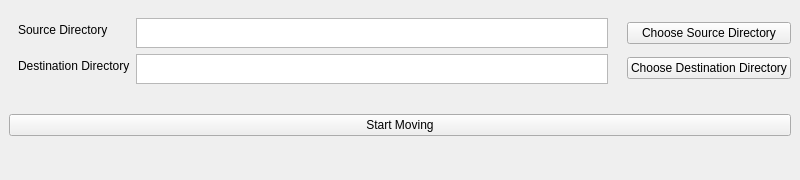
<?xml version="1.0" encoding="UTF-8"?>
<ui version="4.0">
 <class>MainWindow</class>
 <widget class="QMainWindow" name="MainWindow">
  <property name="geometry">
   <rect>
    <x>0</x>
    <y>0</y>
    <width>800</width>
    <height>180</height>
   </rect>
  </property>
  <property name="minimumSize">
   <size>
    <width>800</width>
    <height>180</height>
   </size>
  </property>
  <property name="maximumSize">
   <size>
    <width>800</width>
    <height>180</height>
   </size>
  </property>
  <property name="sizeIncrement">
   <size>
    <width>800</width>
    <height>180</height>
   </size>
  </property>
  <property name="baseSize">
   <size>
    <width>800</width>
    <height>180</height>
   </size>
  </property>
  <property name="windowTitle">
   <string>File Mover</string>
  </property>
  <widget class="QWidget" name="main_panel">
   <property name="maximumSize">
    <size>
     <width>99999</width>
     <height>9999999</height>
    </size>
   </property>
   <layout class="QVBoxLayout" name="verticalLayout">
    <item>
     <layout class="QHBoxLayout" name="horizontalLayout_2">
      <property name="spacing">
       <number>10</number>
      </property>
      <property name="bottomMargin">
       <number>0</number>
      </property>
      <item>
       <widget class="QFrame" name="formFrame">
        <layout class="QFormLayout" name="d">
         <item row="0" column="0">
          <widget class="QLabel" name="source_directory_label">
           <property name="text">
            <string>Source Directory</string>
           </property>
          </widget>
         </item>
         <item row="0" column="1">
          <widget class="QTextEdit" name="source_directory_text">
           <property name="maximumSize">
            <size>
             <width>16777215</width>
             <height>30</height>
            </size>
           </property>
          </widget>
         </item>
         <item row="1" column="0">
          <widget class="QLabel" name="destination_directory_label">
           <property name="text">
            <string>Destination Directory</string>
           </property>
          </widget>
         </item>
         <item row="1" column="1">
          <widget class="QTextEdit" name="destination_directory_text">
           <property name="maximumSize">
            <size>
             <width>16777215</width>
             <height>30</height>
            </size>
           </property>
          </widget>
         </item>
        </layout>
       </widget>
      </item>
      <item>
       <layout class="QVBoxLayout" name="verticalLayout_2">
        <property name="spacing">
         <number>0</number>
        </property>
        <property name="leftMargin">
         <number>0</number>
        </property>
        <item>
         <widget class="QPushButton" name="choose_source_button">
          <property name="text">
           <string>Choose Source Directory</string>
          </property>
         </widget>
        </item>
        <item>
         <widget class="QPushButton" name="choose_destination_button">
          <property name="text">
           <string>Choose Destination Directory</string>
          </property>
         </widget>
        </item>
       </layout>
      </item>
     </layout>
    </item>
    <item>
     <spacer name="verticalSpacer_2">
      <property name="orientation">
       <enum>Qt::Vertical</enum>
      </property>
      <property name="sizeHint" stdset="0">
       <size>
        <width>20</width>
        <height>5</height>
       </size>
      </property>
     </spacer>
    </item>
    <item>
     <spacer name="verticalSpacer_3">
      <property name="orientation">
       <enum>Qt::Vertical</enum>
      </property>
      <property name="sizeHint" stdset="0">
       <size>
        <width>20</width>
        <height>21</height>
       </size>
      </property>
     </spacer>
    </item>
    <item>
     <widget class="QPushButton" name="mover_button">
      <property name="text">
       <string>Start Moving</string>
      </property>
     </widget>
    </item>
    <item>
     <widget class="QLabel" name="information_label">
      <property name="text">
       <string/>
      </property>
     </widget>
    </item>
    <item>
     <spacer name="verticalSpacer_4">
      <property name="orientation">
       <enum>Qt::Vertical</enum>
      </property>
      <property name="sizeHint" stdset="0">
       <size>
        <width>20</width>
        <height>20</height>
       </size>
      </property>
     </spacer>
    </item>
   </layout>
  </widget>
 </widget>
 <resources/>
 <connections/>
</ui>
